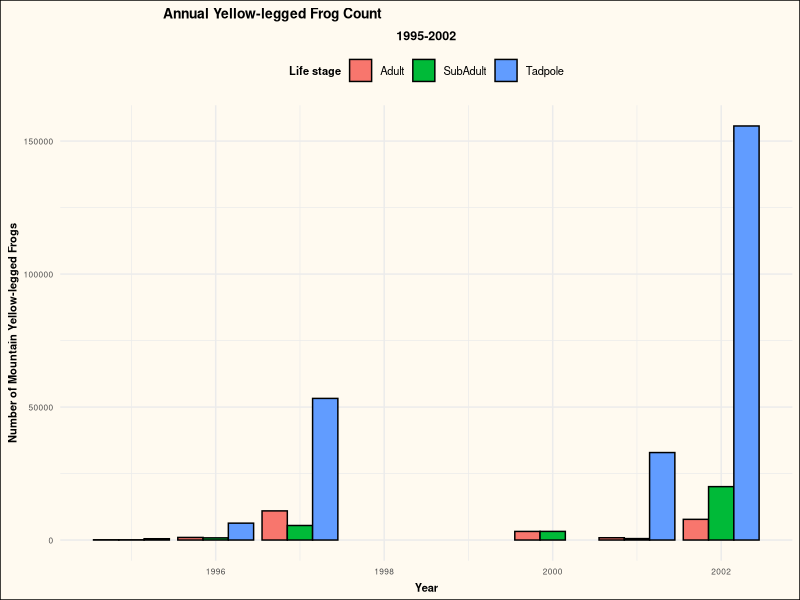
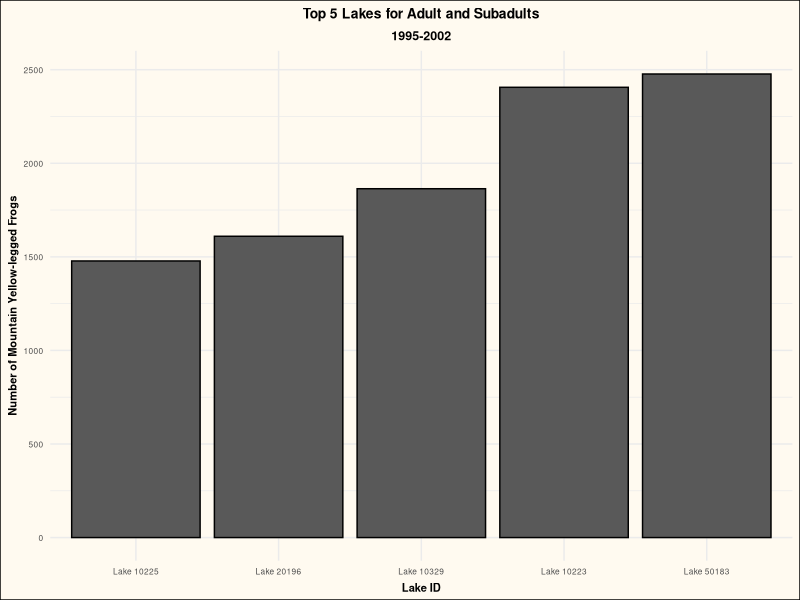
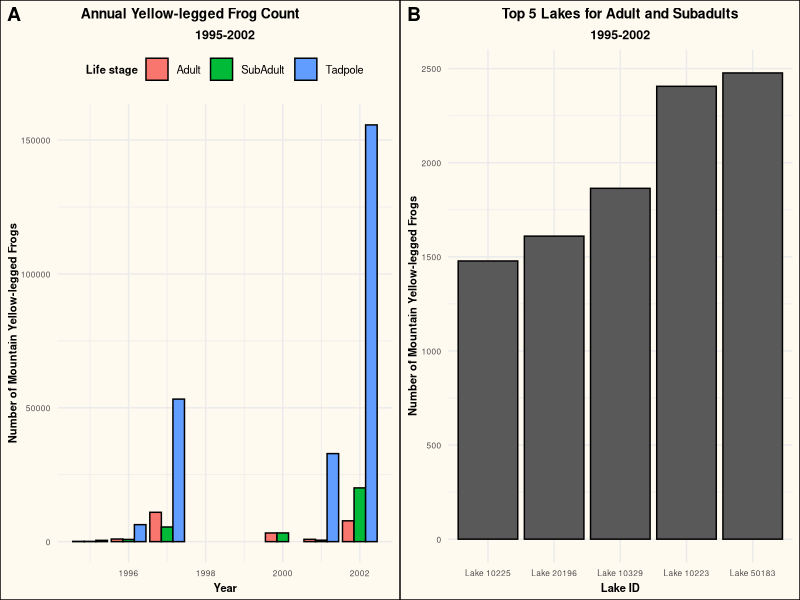

R code for these plots, in order:
## ---- chunk 1
knitr::opts_chunk$set(echo = TRUE, warning = FALSE, message = FALSE)

# Install packages
library(readxl)
library(here)
library(lubridate)
library(tidyverse)
library(cowplot)

## ---- chunk 2
# Read in the data
amphibians <- read_excel(here("data", "sierra_amphibians.xlsx"))
## ---- chunk 3

# filter for life stage and species we need
yellow_amph <- amphibians %>% 
  filter (amphibian_life_stage %in% c("Adult", "SubAdult", "Tadpole")) %>% 
  filter (amphibian_species == "RAMU") %>% 

# make a new column with just the year
  mutate(year = year(survey_date)) 

# create a summary table to organize by year and life stage
  yellow_amph_table <- yellow_amph %>% 
    group_by(year, amphibian_life_stage) %>% 
  summarise(count = sum(amphibian_number))
## ---- chunk 4
yellow_amph_graph <- ggplot(data = yellow_amph_table, aes(fill = amphibian_life_stage, x = year, y = count, color = amphibian_life_stage)) +
  geom_col(stat = "identity",
           position = "dodge",
           color = "black")+
  theme_minimal()+
  labs( x = "Year",
        y = "Number of Mountain Yellow-legged Frogs",
        title = "Annual Yellow-legged Frog Count",
        subtitle = "1995-2002",
        fill = "Life stage")+
  theme(plot.title = element_text(hjust = 0.2, face = "bold", size = 10),
        plot.subtitle = element_text(hjust = 0.5, face = "bold", size = 9),
        axis.title.x = element_text(vjust = 0.2, face = "bold", size = 8),
        axis.title.y = element_text(face = "bold", size = 8),
        plot.background = element_rect(fill = "floralwhite"),
        legend.title = element_text(size=8, face = "bold"),
        legend.text = element_text(size=8),
        legend.position = "top",
        axis.text = element_text(size = 6))
yellow_amph_graph

## ---- chunk 5
# need to create new df with just adult and subadult (no tadpole)
yellow_amph_sub_adult <- yellow_amph %>% 
  filter(amphibian_life_stage %in% c("Adult", "SubAdult"))

# rename the Lake columns to include "Lake"
  yellow_amph_sub_adult$lake_id <- sub("^", "Lake ", yellow_amph_sub_adult$lake_id)
  
# top 5 lakes
top_5_lakes <- yellow_amph_sub_adult %>% 
  group_by(lake_id) %>% 
  summarize(count = sum(amphibian_number)) %>% 
  slice_max(count, n =5) %>% 
  arrange(count)
## ---- chunk 6
top_lakes_graph <- ggplot(data = top_5_lakes, aes(x = reorder(lake_id, count), y = count)) +
  geom_col(stat = "identity",
           color = "black")+
  theme_minimal()+
  labs( x = "Lake ID",
        y = "Number of Mountain Yellow-legged Frogs",
        title = "Top 5 Lakes for Adult and Subadults",
        subtitle = "1995-2002")+
  theme(plot.title = element_text(hjust = 0.5, face = "bold", size = 10),
        plot.subtitle = element_text(hjust = 0.5, face = "bold", size = 9),
        axis.title.x = element_text(vjust = 0.2, face = "bold", size = 8),
        axis.title.y = element_text(face = "bold", size = 8),
        axis.text = element_text(size = 6),
        plot.background = element_rect(fill = "floralwhite"))
top_lakes_graph
## ---- chunk 7
plot_grid(yellow_amph_graph, top_lakes_graph, labels = c('A', 'B'))
